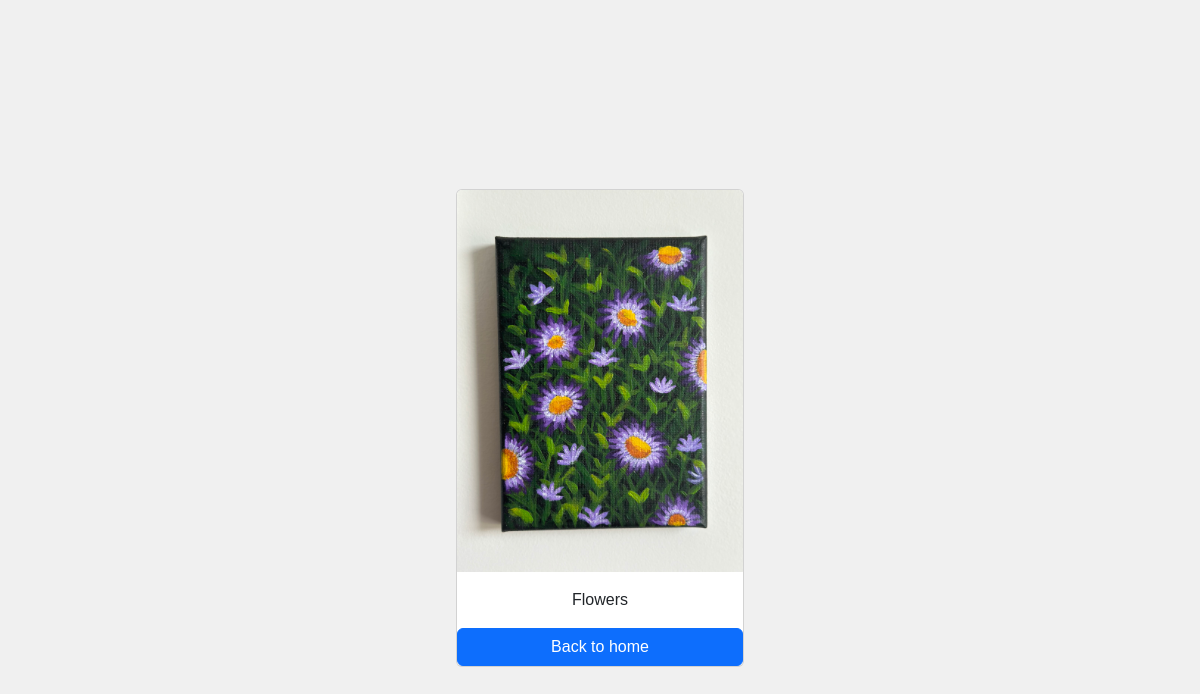
Page /employees/8/ on the committed database.
### paint_app/models.py (models this page shows, shortened)
class Employee(models.Model):
    painting_name =models.CharField(max_length=100)
    description_name =models.CharField(max_length=100)
    photo =models.ImageField(upload_to='images')
    """email_address= models.EmailField(max_length=20,unique=True) """

### paint_app/views.py (the view)
# urls.py: path('<int:pk>/', views.employee_detail,name='employee_detail'),
def employee_detail(request,pk):
    employee= get_object_or_404(Employee,pk=pk)
    context = {
        'employee' : employee
    }
    return render(request,'employee_detail.html',context)

### templates/employee_detail.html (shortened to what this page needs)
{% load static %}
<!DOCTYPE html>
<html lang="en">
<head>
    <link href="https://cdn.jsdelivr.net/npm/bootstrap@5.3.3/dist/css/bootstrap.min.css" rel="stylesheet">
    <link rel="stylesheet" href="{%static 'css/style.css' %}">
</head>
<body>
    <div class="container pt-5">
    <br>
    <table class="table">
        <tbody>
            <div class="card mx-auto" style="width: 18rem;">
                <img class="card-img-top" src="{{employee.photo.url}}" alt="paint image">
                <div class="card-body">
                  <p class="card-text m-0" style="text-align: center;">{{employee.painting_name}}</p>
                </div>
                <a href="{% url 'home' %}" class="btn btn-primary">Back to home</a>
              </div>
        </tbody>
      </table>
    </div>
</body>
</html>

### paintings/static/css/style.css (style rules this page uses)
body { font-family: Arial, sans-serif; margin: 0; padding: 0; display: flex; justify-content: center; align-items: center; height: 100vh; background-color: #f0f0f0; }

### rows in the picture
Employee: photo (picture), painting_name "Flowers"
